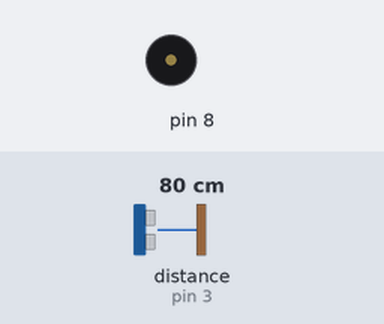
Bench run of a sketch on a simulated Arduino Uno, built with avr-gcc and run on an emulated ATmega328P. Shown: buzzer (waves = sounding). The test bench sets the inputs (shaded band); at power-on: distance to the obstacle (sensor on pin 3) 80 cm.

Above: at 1.2 s.
1.3 s: distance to the obstacle (sensor on pin 3) set to 11 cm
2.8 s: distance to the obstacle (sensor on pin 3) set to 8 cm
At 3.4 s:
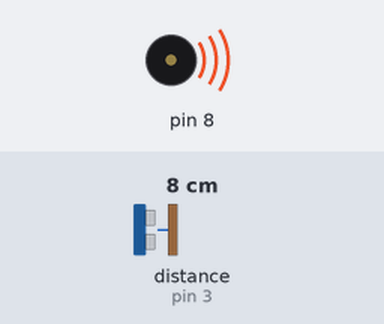
5.8 s: distance to the obstacle (sensor on pin 3) set to 18 cm
At 7.0 s:
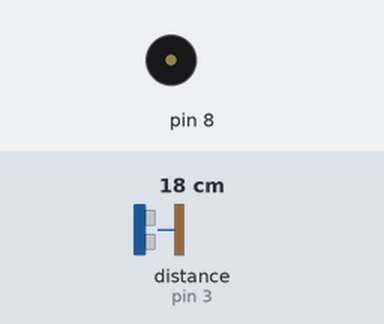
7.3 s: distance to the obstacle (sensor on pin 3) set to 2 cm
At 8.1 s:
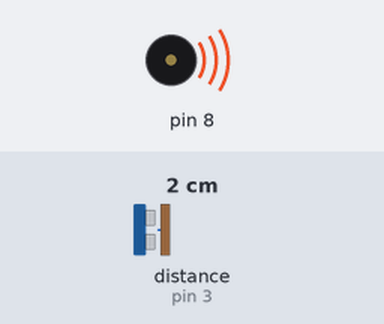
Timing chart, 0 to 11.3 s (numbered marks = the images above; inputs shaded):
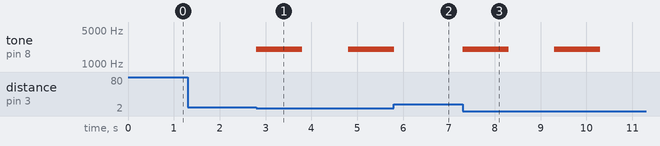

The sketch:

TestUltrasonicSensor2.ino
```cpp
// (licence header left out)
#include <Makeblock.h>
#include <Arduino.h>
#include <SoftwareSerial.h>
#include <Wire.h>

MeUltrasonicSensor ultraSensor(PORT_3); //Ultrasonic module can ONLY be connected to port 3, 4, 6, 7, 8 of base shield.

void setup()
{
	Serial.begin(9600);

}

void loop()
{
	/*Serial.print("Distance : ");
	Serial.print(ultraSensor.distanceCm());
	Serial.println(" cm");
	delay(100);// the minimal measure interval is 100 milliseconds
*/

      if (ultraSensor.distanceCm() < 10) {
         buzzerOn();
        delay(1000);
        buzzerOff();
        delay(1000);
      }

}
```

Measured:
- the behaviour switches between 10 and 9 cm on distance to the obstacle (sensor on pin 3) (found by bisection; images 0 and 1)
- after the input at 1.3 s, every drawn part: stays the same
- after the input at 2.8 s, tone on pin 8: silent → 2000 Hz at once, → silent 1.0 s later, → 2000 Hz 1.0 s later
- after the input at 5.8 s, tone on pin 8: goes on until 5.8 s, then stays silent
- after the input at 7.3 s, tone on pin 8: alternates 2000 Hz for 1.0 s and silent for 1.0 s, starting at once
